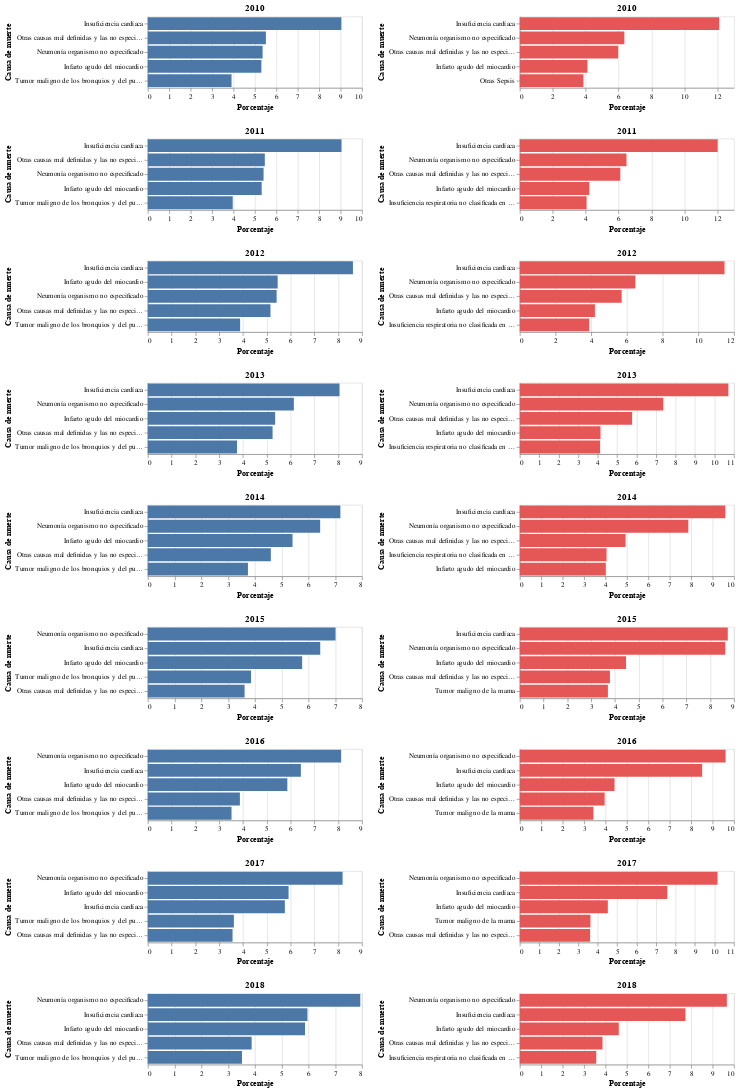

Notebook source saved alongside this figure:
### Code cell
chart_v_1 = alt.Chart(df_bycause_v_sub1).mark_bar(color='#4c78a8').encode(
    x=alt.X('PORCENTAJE:Q', 
          title='Porcentaje'),
    y=alt.Y('Causa de muerte:N', 
          title='Causa de muerte', 
          axis=alt.Axis(labelAngle=0),
          sort='-x')
).properties(
    width=300,
    title='2010'
)

chart_m_1 = alt.Chart(df_bycause_m_sub1).mark_bar(color='#e45756').encode(
    x=alt.X('PORCENTAJE:Q', 
          title='Porcentaje'),
    y=alt.Y('Causa de muerte:N', 
          title='Causa de muerte', 
          axis=alt.Axis(labelAngle=0),
          sort='-x')
).properties(
    width=300,
    title='2010'
)

chart_v_2 = alt.Chart(df_bycause_v_sub2).mark_bar(color='#4c78a8').encode(
    x=alt.X('PORCENTAJE:Q', 
          title='Porcentaje'),
    y=alt.Y('Causa de muerte:N', 
          title='Causa de muerte', 
          axis=alt.Axis(labelAngle=0),
          sort='-x')
).properties(
    width=300,
    title='2011'
)

chart_m_2 = alt.Chart(df_bycause_m_sub2).mark_bar(color='#e45756').encode(
    x=alt.X('PORCENTAJE:Q', 
          title='Porcentaje'),
    y=alt.Y('Causa de muerte:N', 
          title='Causa de muerte', 
          axis=alt.Axis(labelAngle=0),
          sort='-x')
).properties(
    width=300,
    title='2011'
)

chart_v_3 = alt.Chart(df_bycause_v_sub3).mark_bar(color='#4c78a8').encode(
    x=alt.X('PORCENTAJE:Q', 
          title='Porcentaje'),
    y=alt.Y('Causa de muerte:N', 
          title='Causa de muerte', 
          axis=alt.Axis(labelAngle=0),
          sort='-x')
).properties(
    width=300,
    title='2012'
)

chart_m_3 = alt.Chart(df_bycause_m_sub3).mark_bar(color='#e45756').encode(
    x=alt.X('PORCENTAJE:Q', 
          title='Porcentaje'),
    y=alt.Y('Causa de muerte:N', 
          title='Causa de muerte', 
          axis=alt.Axis(labelAngle=0),
          sort='-x')
).properties(
    width=300,
    title='2012'
)

chart_v_4 = alt.Chart(df_bycause_v_sub4).mark_bar(color='#4c78a8').encode(
    x=alt.X('PORCENTAJE:Q', 
          title='Porcentaje'),
    y=alt.Y('Causa de muerte:N', 
          title='Causa de muerte', 
          axis=alt.Axis(labelAngle=0),
          sort='-x')
).properties(
    width=300,
    title='2013'
)

chart_m_4 = alt.Chart(df_bycause_m_sub4).mark_bar(color='#e45756').encode(
    x=alt.X('PORCENTAJE:Q', 
          title='Porcentaje'),
    y=alt.Y('Causa de muerte:N', 
          title='Causa de muerte', 
          axis=alt.Axis(labelAngle=0),
          sort='-x')
).properties(
    width=300,
    title='2013'
)

chart_v_5 = alt.Chart(df_bycause_v_sub5).mark_bar(color='#4c78a8').encode(
    x=alt.X('PORCENTAJE:Q', 
          title='Porcentaje'),
    y=alt.Y('Causa de muerte:N', 
          title='Causa de muerte', 
          axis=alt.Axis(labelAngle=0),
          sort='-x')
).properties(
    width=300,
    title='2014'
)

chart_m_5 = alt.Chart(df_bycause_m_sub5).mark_bar(color='#e45756').encode(
    x=alt.X('PORCENTAJE:Q', 
          title='Porcentaje'),
    y=alt.Y('Causa de muerte:N', 
          title='Causa de muerte', 
          axis=alt.Axis(labelAngle=0),
          sort='-x')
).properties(
    width=300,
    title='2014'
)

chart_v_6 = alt.Chart(df_bycause_v_sub6).mark_bar(color='#4c78a8').encode(
    x=alt.X('PORCENTAJE:Q', 
          title='Porcentaje'),
    y=alt.Y('Causa de muerte:N', 
          title='Causa de muerte', 
          axis=alt.Axis(labelAngle=0),
          sort='-x')
).properties(
    width=300,
    title='2015'
)

chart_m_6 = alt.Chart(df_bycause_m_sub6).mark_bar(color='#e45756').encode(
    x=alt.X('PORCENTAJE:Q', 
          title='Porcentaje'),
    y=alt.Y('Causa de muerte:N', 
          title='Causa de muerte', 
          axis=alt.Axis(labelAngle=0),
          sort='-x')
).properties(
    width=300,
    title='2015'
)

chart_v_7 = alt.Chart(df_bycause_v_sub7).mark_bar(color='#4c78a8').encode(
    x=alt.X('PORCENTAJE:Q', 
          title='Porcentaje'),
    y=alt.Y('Causa de muerte:N', 
          title='Causa de muerte', 
          axis=alt.Axis(labelAngle=0),
          sort='-x')
).properties(
    width=300,
    title='2016'
)

chart_m_7 = alt.Chart(df_bycause_m_sub7).mark_bar(color='#e45756').encode(
    x=alt.X('PORCENTAJE:Q', 
          title='Porcentaje'),
    y=alt.Y('Causa de muerte:N', 
          title='Causa de muerte', 
          axis=alt.Axis(labelAngle=0),
          sort='-x')
).properties(
    width=300,
    title='2016'
)

chart_v_8 = alt.Chart(df_bycause_v_sub8).mark_bar(color='#4c78a8').encode(
    x=alt.X('PORCENTAJE:Q', 
          title='Porcentaje'),
    y=alt.Y('Causa de muerte:N', 
          title='Causa de muerte', 
          axis=alt.Axis(labelAngle=0),
          sort='-x')
).properties(
    width=300,
    title='2017'
)

chart_m_8 = alt.Chart(df_bycause_m_sub8).mark_bar(color='#e45756').encode(
    x=alt.X('PORCENTAJE:Q', 
          title='Porcentaje'),
    y=alt.Y('Causa de muerte:N', 
          title='Causa de muerte', 
          axis=alt.Axis(labelAngle=0),
          sort='-x')
).properties(
    width=300,
    title='2017'
)

chart_v_9 = alt.Chart(df_bycause_v_sub9).mark_bar(color='#4c78a8').encode(
    x=alt.X('PORCENTAJE:Q', 
          title='Porcentaje'),
    y=alt.Y('Causa de muerte:N', 
          title='Causa de muerte', 
          axis=alt.Axis(labelAngle=0),
          sort='-x')
).properties(
    width=300,
    title='2018'
)

chart_m_9 = alt.Chart(df_bycause_m_sub9).mark_bar(color='#e45756').encode(
    x=alt.X('PORCENTAJE:Q', 
          title='Porcentaje'),
    y=alt.Y('Causa de muerte:N', 
          title='Causa de muerte', 
          axis=alt.Axis(labelAngle=0),
          sort='-x')
).properties(
    width=300,
    title='2018'
)

(chart_v_1 & chart_v_2 & chart_v_3 & chart_v_4 & chart_v_5 & chart_v_6 & chart_v_7 & chart_v_8 & chart_v_9) | (chart_m_1 & chart_m_2 & chart_m_3 & chart_m_4 & chart_m_5 & chart_m_6 & chart_m_7 & chart_m_8 & chart_m_9)

### Figure 1 — Vega-Lite specification as saved in the notebook (floating-point values rounded to 4 significant figures)
{"config": {"view": {"continuousWidth": 400, "continuousHeight": 300}}, "hconcat": [{"vconcat": [{"data": {"name": "data-37d63dd7887ff5a3302048bc27b62ebf"}, "mark": {"type": "bar", "color": "#4c78a8"}, "encoding": {"x": {"type": "quantitative", "field": "PORCENTAJE", "title": "Porcentaje"}, "y": {"type": "nominal", "axis": {"labelAngle": 0}, "field": "Causa de muerte", "sort": "-x", "title": "Causa de muerte"}}, "title": "2010", "width": 300}, {"data": {"name": "data-8fae344a89e160c9e1f5e6fa2a314474"}, "mark": {"type": "bar", "color": "#4c78a8"}, "encoding": {"x": {"type": "quantitative", "field": "PORCENTAJE", "title": "Porcentaje"}, "y": {"type": "nominal", "axis": {"labelAngle": 0}, "field": "Causa de muerte", "sort": "-x", "title": "Causa de muerte"}}, "title": "2011", "width": 300}, {"data": {"name": "data-e60328cf936b7c8a9eab795e10837660"}, "mark": {"type": "bar", "color": "#4c78a8"}, "encoding": {"x": {"type": "quantitative", "field": "PORCENTAJE", "title": "Porcentaje"}, "y": {"type": "nominal", "axis": {"labelAngle": 0}, "field": "Causa de muerte", "sort": "-x", "title": "Causa de muerte"}}, "title": "2012", "width": 300}, {"data": {"name": "data-399228bfa6703903c9a4991e6df6d65e"}, "mark": {"type": "bar", "color": "#4c78a8"}, "encoding": {"x": {"type": "quantitative", "field": "PORCENTAJE", "title": "Porcentaje"}, "y": {"type": "nominal", "axis": {"labelAngle": 0}, "field": "Causa de muerte", "sort": "-x", "title": "Causa de muerte"}}, "title": "2013", "width": 300}, {"data": {"name": "data-f913d4aa0479fc6842a5c0426d35cd39"}, "mark": {"type": "bar", "color": "#4c78a8"}, "encoding": {"x": {"type": "quantitative", "field": "PORCENTAJE", "title": "Porcentaje"}, "y": {"type": "nominal", "axis": {"labelAngle": 0}, "field": "Causa de muerte", "sort": "-x", "title": "Causa de muerte"}}, "title": "2014", "width": 300}, {"data": {"name": "data-7ada80b2e477462e116c5525b76ae54d"}, "mark": {"type": "bar", "color": "#4c78a8"}, "encoding": {"x": {"type": "quantitative", "field": "PORCENTAJE", "title": "Porcentaje"}, "y": {"type": "nominal", "axis": {"labelAngle": 0}, "field": "Causa de muerte", "sort": "-x", "title": "Causa de muerte"}}, "title": "2015", "width": 300}, {"data": {"name": "data-63e149f643c5a9cef493d3852568f23c"}, "mark": {"type": "bar", "color": "#4c78a8"}, "encoding": {"x": {"type": "quantitative", "field": "PORCENTAJE", "title": "Porcentaje"}, "y": {"type": "nominal", "axis": {"labelAngle": 0}, "field": "Causa de muerte", "sort": "-x", "title": "Causa de muerte"}}, "title": "2016", "width": 300}, {"data": {"name": "data-7b6ca253b0b54b38ab2276cf6816fcbe"}, "mark": {"type": "bar", "color": "#4c78a8"}, "encoding": {"x": {"type": "quantitative", "field": "PORCENTAJE", "title": "Porcentaje"}, "y": {"type": "nominal", "axis": {"labelAngle": 0}, "field": "Causa de muerte", "sort": "-x", "title": "Causa de muerte"}}, "title": "2017", "width": 300}, {"data": {"name": "data-5876da22be4945cfe848f76f21be5182"}, "mark": {"type": "bar", "color": "#4c78a8"}, "encoding": {"x": {"type": "quantitative", "field": "PORCENTAJE", "title": "Porcentaje"}, "y": {"type": "nominal", "axis": {"labelAngle": 0}, "field": "Causa de muerte", "sort": "-x", "title": "Causa de muerte"}}, "title": "2018", "width": 300}]}, {"vconcat": [{"data": {"name": "data-f889b9c2e6d9c0d3538b6b3c144617a0"}, "mark": {"type": "bar", "color": "#e45756"}, "encoding": {"x": {"type": "quantitative", "field": "PORCENTAJE", "title": "Porcentaje"}, "y": {"type": "nominal", "axis": {"labelAngle": 0}, "field": "Causa de muerte", "sort": "-x", "title": "Causa de muerte"}}, "title": "2010", "width": 300}, {"data": {"name": "data-e132f0667beafae628df26e5e8203922"}, "mark": {"type": "bar", "color": "#e45756"}, "encoding": {"x": {"type": "quantitative", "field": "PORCENTAJE", "title": "Porcentaje"}, "y": {"type": "nominal", "axis": {"labelAngle": 0}, "field": "Causa de muerte", "sort": "-x", "title": "Causa de muerte"}}, "title": "2011", "width": 300}, {"data": {"name": "data-3014e096ff2b962177ee450594a8ec60"}, "mark": {"type": "bar", "color": "#e45756"}, "encoding": {"x": {"type": "quantitative", "field": "PORCENTAJE", "title": "Porcentaje"}, "y": {"type": "nominal", "axis": {"labelAngle": 0}, "field": "Causa de muerte", "sort": "-x", "title": "Causa de muerte"}}, "title": "2012", "width": 300}, {"data": {"name": "data-2a725399ecacd5b5cfb133311099a80f"}, "mark": {"type": "bar", "color": "#e45756"}, "encoding": {"x": {"type": "quantitative", "field": "PORCENTAJE", "title": "Porcentaje"}, "y": {"type": "nominal", "axis": {"labelAngle": 0}, "field": "Causa de muerte", "sort": "-x", "title": "Causa de muerte"}}, "title": "2013", "width": 300}, {"data": {"name": "data-211e81ca8ae15b908b922ba78fdb6f01"}, "mark": {"type": "bar", "color": "#e45756"}, "encoding": {"x": {"type": "quantitative", "field": "PORCENTAJE", "title": "Porcentaje"}, "y": {"type": "nominal", "axis": {"labelAngle": 0}, "field": "Causa de muerte", "sort": "-x", "title": "Causa de muerte"}}, "title": "2014", "width": 300}, {"data": {"name": "data-bca896102dcddee8d7b5cfdd11368271"}, "mark": {"type": "bar", "color": "#e45756"}, "encoding": {"x": {"type": "quantitative", "field": "PORCENTAJE", "title": "Porcentaje"}, "y": {"type": "nominal", "axis": {"labelAngle": 0}, "field": "Causa de muerte", "sort": "-x", "title": "Causa de muerte"}}, "title": "2015", "width": 300}, {"data": {"name": "data-95a1c86c7c740871eb1db99aeecde3e1"}, "mark": {"type": "bar", "color": "#e45756"}, "encoding": {"x": {"type": "quantitative", "field": "PORCENTAJE", "title": "Porcentaje"}, "y": {"type": "nominal", "axis": {"labelAngle": 0}, "field": "Causa de muerte", "sort": "-x", "title": "Causa de muerte"}}, "title": "2016", "width": 300}, {"data": {"name": "data-b77059dce3e4284aba0b548df4f77cc1"}, "mark": {"type": "bar", "color": "#e45756"}, "encoding": {"x": {"type": "quantitative", "field": "PORCENTAJE", "title": "Porcentaje"}, "y": {"type": "nominal", "axis": {"labelAngle": 0}, "field": "Causa de muerte", "sort": "-x", "title": "Causa de muerte"}}, "title": "2017", "width": 300}, {"data": {"name": "data-e808deef4919bab85c3de6b9db4a7c47"}, "mark": {"type": "bar", "color": "#e45756"}, "encoding": {"x": {"type": "quantitative", "field": "PORCENTAJE", "title": "Porcentaje"}, "y": {"type": "nominal", "axis": {"labelAngle": 0}, "field": "Causa de muerte", "sort": "-x", "title": "Causa de muerte"}}, "title": "2018", "width": 300}]}], "$schema": "https://vega.github.io/schema/vega-lite/v4.8.1.json", "datasets": {"data-37d63dd7887ff5a3302048bc27b62ebf": [{"Causa de muerte": "Insuficiencia cardíaca", "PORCENTAJE": 9.036}, {"Causa de muerte": "Otras causas mal definidas y las no especificadas de mortalidad", "PORCENTAJE": 5.514}, {"Causa de muerte": "Neumonía organismo no especificado", "PORCENTAJE": 5.36}, {"Causa de muerte": "Infarto agudo del miocardio", "PORCENTAJE": 5.301}, {"Causa de muerte": "Tumor maligno de los bronquios y del pulmón", "PORCENTAJE": 3.91}], "data-8fae344a89e160c9e1f5e6fa2a314474": [{"Causa de muerte": "Insuficiencia cardíaca", "PORCENTAJE": 9.044}, {"Causa de muerte": "Otras causas mal definidas y las no especificadas de mortalidad", "PORCENTAJE": 5.463}, {"Causa de muerte": "Neumonía organismo no especificado", "PORCENTAJE": 5.405}, {"Causa de muerte": "Infarto agudo del miocardio", "PORCENTAJE": 5.317}, {"Causa de muerte": "Tumor maligno de los bronquios y del pulmón", "PORCENTAJE": 3.964}], "data-e60328cf936b7c8a9eab795e10837660": [{"Causa de muerte": "Insuficiencia cardíaca", "PORCENTAJE": 8.619}, {"Causa de muerte": "Infarto agudo del miocardio", "PORCENTAJE": 5.457}, {"Causa de muerte": "Neumonía organismo no especificado", "PORCENTAJE": 5.413}, {"Causa de muerte": "Otras causas mal definidas y las no especificadas de mortalidad", "PORCENTAJE": 5.154}, {"Causa de muerte": "Tumor maligno de los bronquios y del pulmón", "PORCENTAJE": 3.879}], "data-399228bfa6703903c9a4991e6df6d65e": [{"Causa de muerte": "Insuficiencia cardíaca", "PORCENTAJE": 8.055}, {"Causa de muerte": "Neumonía organismo no especificado", "PORCENTAJE": 6.137}, {"Causa de muerte": "Infarto agudo del miocardio", "PORCENTAJE": 5.35}, {"Causa de muerte": "Otras causas mal definidas y las no especificadas de mortalidad", "PORCENTAJE": 5.243}, {"Causa de muerte": "Tumor maligno de los bronquios y del pulmón", "PORCENTAJE": 3.748}], "data-f913d4aa0479fc6842a5c0426d35cd39": [{"Causa de muerte": "Insuficiencia cardíaca", "PORCENTAJE": 7.193}, {"Causa de muerte": "Neumonía organismo no especificado", "PORCENTAJE": 6.437}, {"Causa de muerte": "Infarto agudo del miocardio", "PORCENTAJE": 5.405}, {"Causa de muerte": "Otras causas mal definidas y las no especificadas de mortalidad", "PORCENTAJE": 4.595}, {"Causa de muerte": "Tumor maligno de los bronquios y del pulmón", "PORCENTAJE": 3.74}], "data-7ada80b2e477462e116c5525b76ae54d": [{"Causa de muerte": "Neumonía organismo no especificado", "PORCENTAJE": 7.012}, {"Causa de muerte": "Insuficiencia cardíaca", "PORCENTAJE": 6.44}, {"Causa de muerte": "Infarto agudo del miocardio", "PORCENTAJE": 5.765}, {"Causa de muerte": "Tumor maligno de los bronquios y del pulmón", "PORCENTAJE": 3.855}, {"Causa de muerte": "Otras causas mal definidas y las no especificadas de mortalidad", "PORCENTAJE": 3.615}], "data-63e149f643c5a9cef493d3852568f23c": [{"Causa de muerte": "Neumonía organismo no especificado", "PORCENTAJE": 8.123}, {"Causa de muerte": "Insuficiencia cardíaca", "PORCENTAJE": 6.432}, {"Causa de muerte": "Infarto agudo del miocardio", "PORCENTAJE": 5.863}, {"Causa de muerte": "Otras causas mal definidas y las no especificadas de mortalidad", "PORCENTAJE": 3.87}, {"Causa de muerte": "Tumor maligno de los bronquios y del pulmón", "PORCENTAJE": 3.518}], "data-7b6ca253b0b54b38ab2276cf6816fcbe": [{"Causa de muerte": "Neumonía organismo no especificado", "PORCENTAJE": 8.184}, {"Causa de muerte": "Infarto agudo del miocardio", "PORCENTAJE": 5.914}, {"Causa de muerte": "Insuficiencia cardíaca", "PORCENTAJE": 5.759}, {"Causa de muerte": "Tumor maligno de los bronquios y del pulmón", "PORCENTAJE": 3.617}, {"Causa de muerte": "Otras causas mal definidas y las no especificadas de mortalidad", "PORCENTAJE": 3.561}], "data-5876da22be4945cfe848f76f21be5182": [{"Causa de muerte": "Neumonía organismo no especificado", "PORCENTAJE": 7.937}, {"Causa de muerte": "Insuficiencia cardíaca", "PORCENTAJE": 5.963}, {"Causa de muerte": "Infarto agudo del miocardio", "PORCENTAJE": 5.871}, {"Causa de muerte": "Otras causas mal definidas y las no especificadas de mortalidad", "PORCENTAJE": 3.878}, {"Causa de muerte": "Tumor maligno de los bronquios y del pulmón", "PORCENTAJE": 3.518}], "data-f889b9c2e6d9c0d3538b6b3c144617a0": [{"Causa de muerte": "Insuficiencia cardíaca", "PORCENTAJE": 12.1}, {"Causa de muerte": "Neumonía organismo no especificado", "PORCENTAJE": 6.345}, {"Causa de muerte": "Otras causas mal definidas y las no especificadas de mortalidad", "PORCENTAJE": 5.971}, {"Causa de muerte": "Infarto agudo del miocardio", "PORCENTAJE": 4.107}, {"Causa de muerte": "Otras Sepsis", "PORCENTAJE": 3.862}], "data-e132f0667beafae628df26e5e8203922": [{"Causa de muerte": "Insuficiencia cardíaca", "PORCENTAJE": 12.01}, {"Causa de muerte": "Neumonía organismo no especificado", "PORCENTAJE": 6.476}, {"Causa de muerte": "Otras causas mal definidas y las no especificadas de mortalidad", "PORCENTAJE": 6.099}, {"Causa de muerte": "Infarto agudo del miocardio", "PORCENTAJE": 4.216}, {"Causa de muerte": "Insuficiencia respiratoria no clasificada en otra parte", "PORCENTAJE": 4.052}], "data-3014e096ff2b962177ee450594a8ec60": [{"Causa de muerte": "Insuficiencia cardíaca", "PORCENTAJE": 11.47}, {"Causa de muerte": "Neumonía organismo no especificado", "PORCENTAJE": 6.472}, {"Causa de muerte": "Otras causas mal definidas y las no especificadas de mortalidad", "PORCENTAJE": 5.707}, {"Causa de muerte": "Infarto agudo del miocardio", "PORCENTAJE": 4.209}, {"Causa de muerte": "Insuficiencia respiratoria no clasificada en otra parte", "PORCENTAJE": 3.887}], "data-2a725399ecacd5b5cfb133311099a80f": [{"Causa de muerte": "Insuficiencia cardíaca", "PORCENTAJE": 10.71}, {"Causa de muerte": "Neumonía organismo no especificado", "PORCENTAJE": 7.368}, {"Causa de muerte": "Otras causas mal definidas y las no especificadas de mortalidad", "PORCENTAJE": 5.768}, {"Causa de muerte": "Infarto agudo del miocardio", "PORCENTAJE": 4.145}, {"Causa de muerte": "Insuficiencia respiratoria no clasificada en otra parte", "PORCENTAJE": 4.125}], "data-211e81ca8ae15b908b922ba78fdb6f01": [{"Causa de muerte": "Insuficiencia cardíaca", "PORCENTAJE": 9.594}, {"Causa de muerte": "Neumonía organismo no especificado", "PORCENTAJE": 7.867}, {"Causa de muerte": "Otras causas mal definidas y las no especificadas de mortalidad", "PORCENTAJE": 4.939}, {"Causa de muerte": "Insuficiencia respiratoria no clasificada en otra parte", "PORCENTAJE": 4.05}, {"Causa de muerte": "Infarto agudo del miocardio", "PORCENTAJE": 4.015}], "data-bca896102dcddee8d7b5cfdd11368271": [{"Causa de muerte": "Insuficiencia cardíaca", "PORCENTAJE": 8.739}, {"Causa de muerte": "Neumonía organismo no especificado", "PORCENTAJE": 8.632}, {"Causa de muerte": "Infarto agudo del miocardio", "PORCENTAJE": 4.465}, {"Causa de muerte": "Otras causas mal definidas y las no especificadas de mortalidad", "PORCENTAJE": 3.786}, {"Causa de muerte": "Tumor maligno de la mama", "PORCENTAJE": 3.702}], "data-95a1c86c7c740871eb1db99aeecde3e1": [{"Causa de muerte": "Neumonía organismo no especificado", "PORCENTAJE": 9.609}, {"Causa de muerte": "Insuficiencia cardíaca", "PORCENTAJE": 8.513}, {"Causa de muerte": "Infarto agudo del miocardio", "PORCENTAJE": 4.423}, {"Causa de muerte": "Otras causas mal definidas y las no especificadas de mortalidad", "PORCENTAJE": 3.96}, {"Causa de muerte": "Tumor maligno de la mama", "PORCENTAJE": 3.436}], "data-b77059dce3e4284aba0b548df4f77cc1": [{"Causa de muerte": "Neumonía organismo no especificado", "PORCENTAJE": 10.15}, {"Causa de muerte": "Insuficiencia cardíaca", "PORCENTAJE": 7.574}, {"Causa de muerte": "Infarto agudo del miocardio", "PORCENTAJE": 4.52}, {"Causa de muerte": "Tumor maligno de la mama", "PORCENTAJE": 3.628}, {"Causa de muerte": "Otras causas mal definidas y las no especificadas de mortalidad", "PORCENTAJE": 3.611}], "data-e808deef4919bab85c3de6b9db4a7c47": [{"Causa de muerte": "Neumonía organismo no especificado", "PORCENTAJE": 9.666}, {"Causa de muerte": "Insuficiencia cardíaca", "PORCENTAJE": 7.733}, {"Causa de muerte": "Infarto agudo del miocardio", "PORCENTAJE": 4.621}, {"Causa de muerte": "Otras causas mal definidas y las no especificadas de mortalidad", "PORCENTAJE": 3.861}, {"Causa de muerte": "Insuficiencia respiratoria no clasificada en otra parte", "PORCENTAJE": 3.569}]}}
